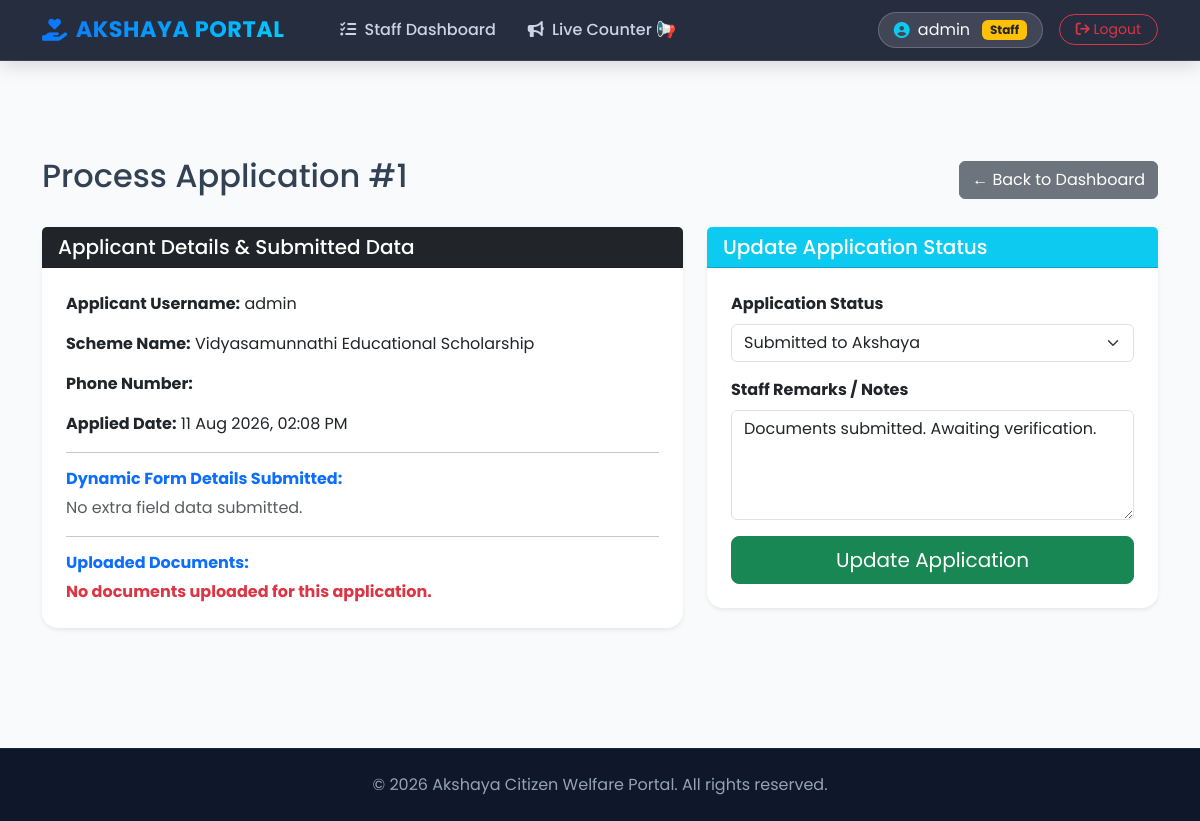
Page /process-application/1/ (signed in) on the earlier database version.
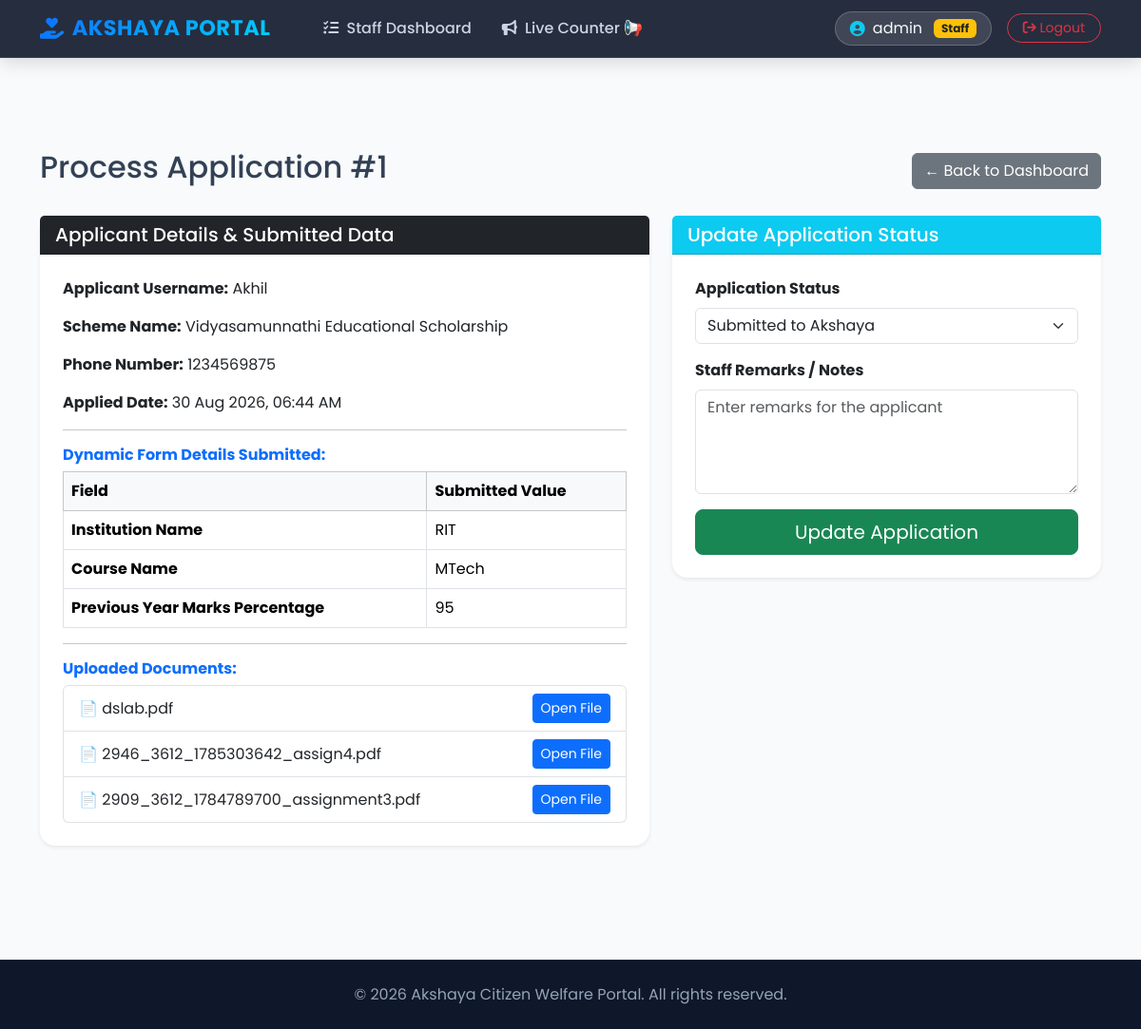
Same page on the later database version.
### welfare_app/models.py (models this page shows, shortened)
class Application(models.Model):
    application_id = models.CharField(max_length=12, unique=True, editable=False)
    user = models.ForeignKey(User, on_delete=models.CASCADE, related_name='applications')
    scheme = models.ForeignKey(Scheme, on_delete=models.CASCADE, related_name='applications')
    phone_number = models.CharField(max_length=15, blank=True)
    form_data = models.JSONField(default=dict, blank=True)
    status = models.CharField(max_length=30, choices=STATUS_CHOICES, default='PENDING_VERIFICATION')
    applied_date = models.DateTimeField(auto_now_add=True)
    rejection_reason = models.TextField(blank=True, null=True)
    staff_remarks = models.TextField(blank=True, null=True)
    appointment_date = models.DateField(null=True, blank=True)
    token_number = models.IntegerField(null=True, blank=True)
    govt_ref_number = models.CharField(max_length=100, blank=True, null=True)

class Scheme(models.Model):
    title = models.CharField(max_length=200)
    description = models.TextField()
    department = models.CharField(max_length=100)
    max_income = models.DecimalField(max_digits=10, decimal_places=2, default=999999)
    min_age = models.IntegerField(default=0)
    allowed_ration_cards = models.CharField(max_length=10, choices=RATION_CARD_CHOICES, default='ALL')
    category = models.CharField(max_length=10, choices=CATEGORY_CHOICES, default='ALL')
    allowed_gender = models.CharField(max_length=10, choices=GENDER_CHOICES, default='ALL')
    required_occupation = models.CharField(max_length=20, choices=OCCUPATION_CHOICES, default='ALL')
    allowed_marital_status = models.CharField(max_length=20, choices=MARITAL_STATUS_CHOICES, default='ALL')
    is_for_disabled_only = models.BooleanField(default=False)
    required_documents = models.TextField(help_text="Comma separated document names (e.g., Aadhaar, Income Certificate)", blank=True)
    extra_fields = models.TextField(help_text="Comma separated custom input field names", blank=True)

class ApplicationDocument(models.Model):
    application = models.ForeignKey(Application, on_delete=models.CASCADE, related_name='documents')
    document_name = models.CharField(max_length=255)
    file = models.FileField(upload_to='application_docs/')
    uploaded_at = models.DateTimeField(auto_now_add=True)

### welfare_app/views.py (the view, shortened to what this page needs)
# urls.py: path('process-application/<int:app_id>/', views.process_application, name='process_application'),
@login_required(login_url='login')
@user_passes_test(is_staff_user)
def process_application(request, app_id):
    app = get_object_or_404(Application.objects.prefetch_related('documents'), id=app_id)
    return render(request, 'process_application.html', {'app': app})

### welfare_app/views.py (called while the page is built)
def is_staff_user(user):
    return user.is_staff or user.is_superuser

### welfare_app/templates/process_application.html (shortened to what the changed rows need)
{% extends 'base.html' %}
{% block content %}
<div class="container mt-5 mb-5">
    <div class="d-flex justify-content-between align-items-center mb-4">
        <h2>Process Application #{% if app.token_number %}{{ app.token_number }}{% else %}{{ app.id }}{% endif %}</h2>
        <a href="{% url 'staff_dashboard' %}" class="btn btn-secondary">← Back to Dashboard</a>
    </div>
    <div class="row">
        <div class="col-md-7">
            <div class="card shadow-sm mb-4 border-0">
                <div class="card-body p-4">
                    <p><strong>Applicant Username:</strong> {{ app.user.username }}</p>
                    <p><strong>Scheme Name:</strong> {{ app.scheme.title }}</p>
                    <p><strong>Phone Number:</strong> {{ app.phone_number }}</p>
                    <p><strong>Applied Date:</strong> {{ app.applied_date|date:"d M Y, h:i A" }}</p>
                    <hr>
                    <h6 class="fw-bold text-primary">Dynamic Form Details Submitted:</h6>
                    {% if app.form_data %}
                        <table class="table table-bordered mt-2">
                            <thead class="table-light">
                                <tr>
                                    <th>Field</th>
                                    <th>Submitted Value</th>
                                </tr>
                            </thead>
                            <tbody>
                                {% for key, value in app.form_data.items %}
                                    <tr>
                                        <td><strong>{{ key }}</strong></td>
                                        <td>{{ value }}</td>
                                    </tr>
                                {% endfor %}
                            </tbody>
                        </table>
                    {% else %}
                        <p class="text-muted">No extra field data submitted.</p>
                    {% endif %}
                    <hr>
                    <h6 class="fw-bold text-primary">Uploaded Documents:</h6>
                    {% if app.documents.all %}
                        <ul class="list-group mt-2">
                            {% for doc in app.documents.all %}
                                <li class="list-group-item d-flex justify-content-between align-items-center">
                                    <span>📄 {{ doc.document_name|default:"Uploaded File" }}</span>
                                    <a href="{{ doc.file.url }}" target="_blank" class="btn btn-sm btn-primary">
                                        Open File
                                    </a>
                                </li>
                            {% endfor %}
                        </ul>
                    {% elif not app.document %}
                        <span class="text-danger fw-bold">No documents uploaded for this application.</span>
                    {% endif %}
                </div>
            </div>
        </div>
        <div class="col-md-5">
            <div class="card shadow-sm border-0">
                <div class="card-body p-4">
                    <form method="POST" enctype="multipart/form-data">
                        <div class="mb-3">
                            <label class="form-label fw-bold">Staff Remarks / Notes</label>
                            <textarea name="remarks" class="form-control" rows="4" placeholder="Enter remarks for the applicant">{{ app.staff_remarks|default:'' }}</textarea>
                        </div>
                    </form>
                </div>
            </div>
        </div>
    </div>
</div>
{% endblock %}

Differences in the rows shown:
changed Application "Vidyasamunnathi Educational Scholarship": user.username "admin" → "Akhil"; phone_number (not shown) → "1234569875"; applied_date "11 Aug 2026, 02:08 PM" → "30 Aug 2026, 06:44 AM"; remarks "Documents submitted. Awaiting verification." → (not shown)
added ApplicationDocument: document_name "dslab.pdf"
added ApplicationDocument: document_name "2946_3612_1785303642_assign4.pdf"
added ApplicationDocument: document_name "2909_3612_1784789700_assignment3.pdf"
Other differences:
text no longer shown: "No extra field data submitted. No documents uploaded for this application."
text now shown: "Field Submitted Value"
new list line: "Institution Name RIT"
new list line: "Course Name MTech"
new list line: "Previous Year Marks Percentage 95"
